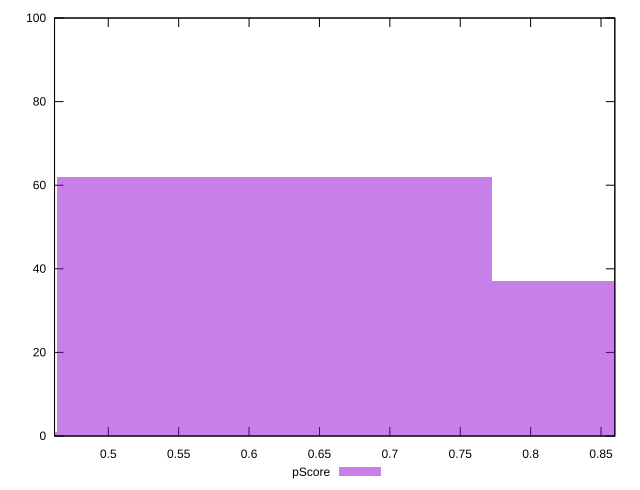

Recreate this plot in gnuplot.
reset

$pScore <<EOF
0.6177846354478699 62
0.30889231772393494 1
0.9266769531718049 37
EOF

set key outside below
set boxwidth 0.30889231772393494
set xrange [0.46182183024915935:0.8598065128014132]
set yrange [0:100]
set trange [0:100]
set style fill transparent solid 0.5 noborder
set terminal svg size 640, 490 enhanced background rgb 'white'
set output "report_00017_2021-02-10T15-08-03.406Z/interactive/samples/pages+cached+noadtech/pScore/histogram.svg"

plot $pScore title "pScore" with boxes

reset
